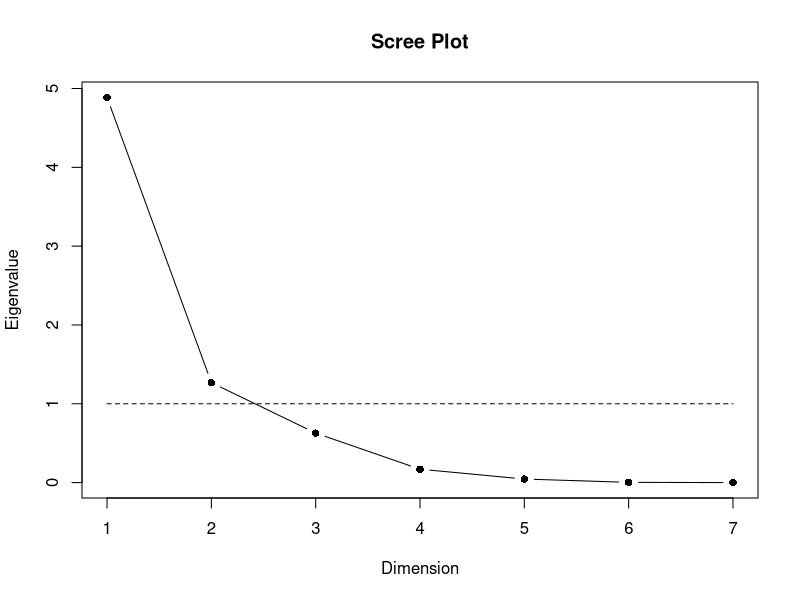

Generate this figure with R: (Note: this script raises an error after producing the figure.)
## ---- chunk 1
knitr::opts_chunk$set(
	message = FALSE,
	warning = FALSE,
	comment = NA,
	fig.width=8, 
	fig.height=6
)
## ---- chunk 2
library(psych)
library(psy)
## ---- chunk 3
dataset = read.table("T1-9.dat", row.names = 1)
head(dataset)
## ---- chunk 4
##a)

R <- cor(dataset)
eigen <- eigen(R, symmetric = TRUE, only.values = FALSE)
round(eigen$values, 4)
round(eigen$vectors, 3)
## ---- chunk 5
##b)

r_table <- t(round(matrix(c(sqrt(eigen$values[1])*eigen$vectors[, 1], sqrt(eigen$values[2])*eigen$vectors[, 2]), nrow = 7, ncol = 2), 3))
rownames(r_table) <- c("r y1, z1", "r y2, z2 ")
r_table

values_table <- t(round(matrix(c(eigen$values, integer(length(eigen$values)), integer(length(eigen$values))), nrow = length(eigen$values), ncol = 3), 3))
rownames(values_table) <- c("Eigenvalues", "Percentage", "Cumulative")
colnames(values_table) <- c("x1", "x2", "x3", "x4", "x5", "x6", "x7")
values_table

for (i in 1:dim(values_table)[2]) {
  values_table[2, i] <- values_table[1, i] / sum(values_table[1, ])
  values_table[3, i] <- (values_table[1, i] / sum(values_table[1, ])) + sum(values_table[3, i-1])
}
round(values_table, 3)
## ---- chunk 6
##d)

score <- cbind(row.names(dataset), integer(dim(dataset)[1]))

for (i in 1:dim(dataset)[1]) {
  score[i, 2] <- r_table[1, ] %*% t(dataset[i, 1:7])

  j <- i
  while(j>1) {
    if(score[j, 2] > score[j-1, 2]) {
      extra <- score[j-1, ]
      score [j-1, ] <- score[j, ]
      score[j,] <- extra
    }
    j <- j - 1
  }
}
score
## ---- chunk 7
dataset = read.table("T1-9.dat", row.names = 1)
fit = factanal(dataset, 3, rotation="varimax")
scree.plot(fit$correlation)
fit
## ---- chunk 8
R = cor(dataset)
S = cov(dataset)
nFactors = 3

fit.PC1 <- principal(dataset, nfactors=nFactors, rotate="varimax", covar = S, n.obs = dim(dataset)[1])
# print results
fit.PC1$loadings 
cat("\nUniqueness:\n")
fit.PC1$uniquenesses

# plot pc 1 by pc 2
load <- fit.PC1$loadings[,1:2]
plot(load,type="n") # set up plot
text(load,labels=names(dataset),cex=.7) # add variable names
## ---- chunk 9
fit.PC2 <- principal(dataset, nfactors=nFactors, rotate="varimax", covar = R, n.obs = dim(dataset)[1])
# print results
fit.PC2$loadings 
cat("\nUniqueness:\n")
fit.PC2$uniquenesses

# plot pc 1 by pc 2
load <- fit.PC2$loadings[,1:2]
plot(load,type="n") # set up plot
text(load,labels=names(dataset),cex=.7) # add variable names
## ---- chunk 10
fit1 <- factanal(dataset, nFactors, covmat = S, n.obs = dim(dataset)[1],  rotation="varimax")
fit1 # print results

# plot factor 1 by factor 2
load <- fit1$loadings[,1:2]
plot(load,type="n") # set up plot
text(load,labels=names(dataset),cex=.7) # add variable names

#calculate factor scores
fit1.scores = cor(t(dataset), fit1$loadings)
cat("\nFitst six rows of the Factor Scores:\n")
head(fit1.scores)
## ---- chunk 11
fit2 <- factanal(dataset, nFactors, covmat = R, n.obs = dim(dataset)[1], rotation="varimax")
fit2 # print results

# plot factor 1 by factor 2
load <- fit2$loadings[,1:2]
plot(load,type="n") # set up plot
text(load,labels=names(dataset),cex=.7) # add variable names

#calculate factor scores
fit2.scores = cor(t(dataset), fit2$loadings)
cat("\nFitst six rows of the Factor Scores:\n")
head(fit2.scores)
